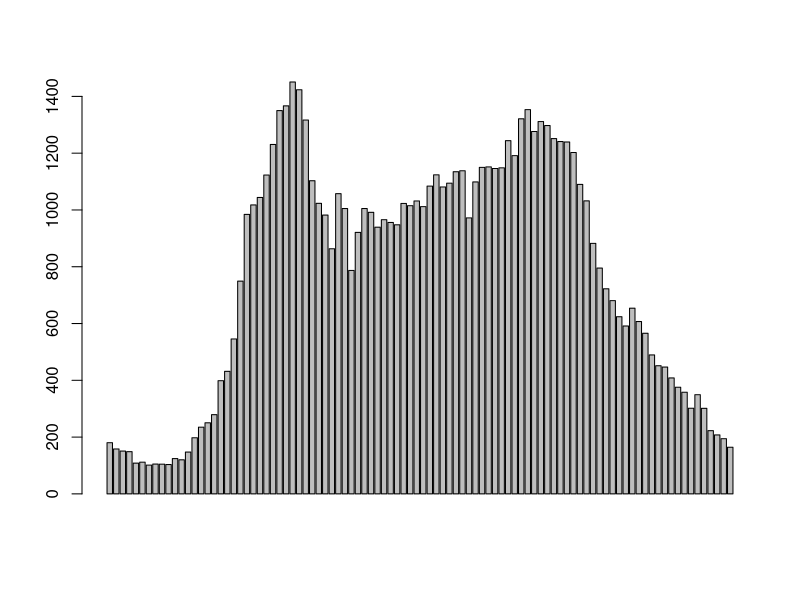

The R source for this figure:
install.packages("lubridate", repos = "https://cran.r-project.org/"); library(lubridate)

flow = read.csv( 'Data/M6_traffic.csv', skip = 3 )
head( flow )

monday = flow[flow$Day.Type.ID == 0, ]
by_time = aggregate( monday$Total.Carriageway.Flow, list( monday$Local.Time ), mean )
colnames( by_time ) = c( 'time_of_day', 'no_vehicles' )
head( by_time )

attach( by_time )
# plot( time_of_day, no_vehicles, type = 'l' )
barplot( no_vehicles )
